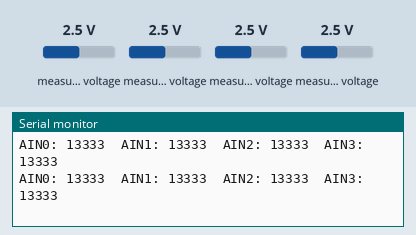
Recording of a program running on a simulated ESP32. Shown: the last lines printed to the serial monitor. The inputs (shaded band) are chosen by the test bench; at power-on: measured voltage 2.5 V.

Above: at 1.2 s.
1.3 s: measured voltage (sensor 200) set to 0.1 V
At 2.6 s:
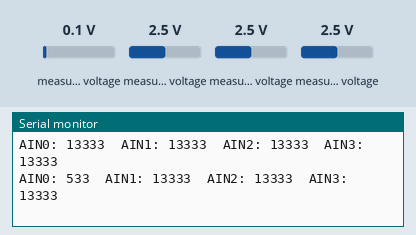
2.8 s: measured voltage (sensor 201) set to 0.1 V
At 4.0 s:
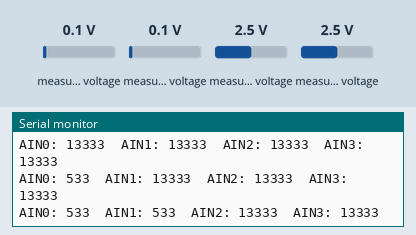
4.3 s: measured voltage (sensor 202) set to 0.1 V
At 4.3 s:
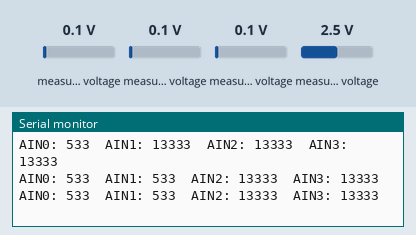
5.8 s: measured voltage (sensor 203) set to 0.1 V
At 7.0 s:
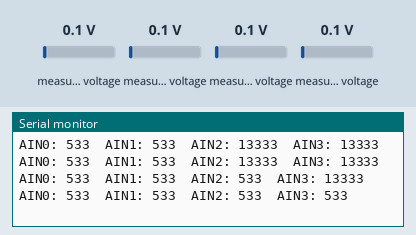
7.3 s: measured voltage (sensor 200) set to 1.2 V
At 7.8 s:
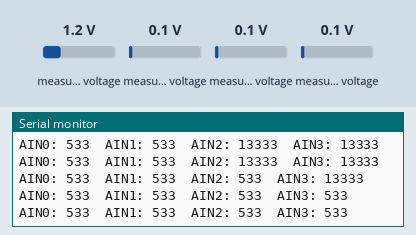
8.8 s: measured voltage (sensor 201) set to 1.2 V
At 10.2 s:
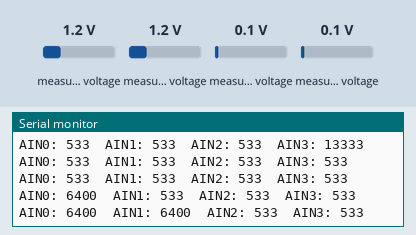
Timing chart, 0 to 11.3 s (numbered marks = the images above; inputs shaded):
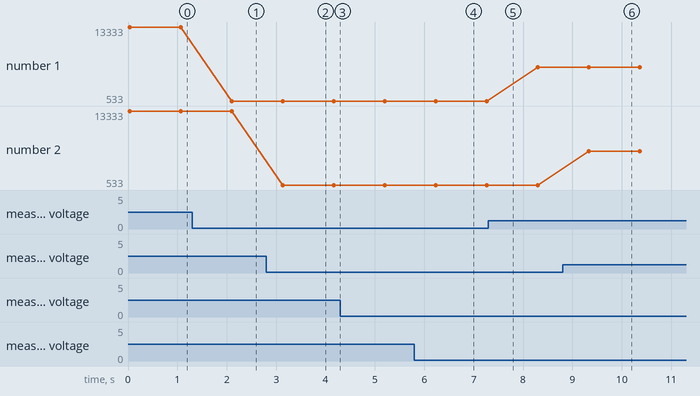

The program:

main.cpp
```cpp
#include <SPI.h>
#include <Adafruit_ADS1X15.h>

Adafruit_ADS1115 ads;
float Voltage = 0.0;

void setup(void) {
Serial.begin(115200);
 if (!ads.begin()) {
    Serial.println("Failed to initialize ADS.");
    while (1);
  }
}

void loop(void)
{
int16_t adc0;
int16_t adc1;
int16_t adc2;
int16_t adc3;

adc0 = ads.readADC_SingleEnded(0);
adc1 = ads.readADC_SingleEnded(1);
adc2 = ads.readADC_SingleEnded(2);
adc3 = ads.readADC_SingleEnded(3);
Voltage = (adc0 * 0.1875)/1000;

Serial.print("AIN0: ");
Serial.print(adc0);
Serial.print("\tAIN1: ");
Serial.print(adc1);
Serial.print("\tAIN2: ");
Serial.print(adc2);
Serial.print("\tAIN3: ");
Serial.print(adc3);
//Serial.print("\tVoltage: ");
//Serial.println(Voltage, 7);
Serial.println();

delay(1000);
}
```

Measured:
- after the input at 1.3 s, the serial monitor: prints a new line after 0.80 s (image 1)
- after the input at 2.8 s, the serial monitor: prints a new line after 0.33 s (image 2)
- after the input at 5.8 s, the serial monitor: prints a new line after 0.43 s (image 4)
- after the input at 8.8 s, the serial monitor: prints a new line after 0.53 s (image 6)
- plotted number 1: 13333 → 533 after the input at 1.3 s, 533 → 6400 after the input at 7.3 s
